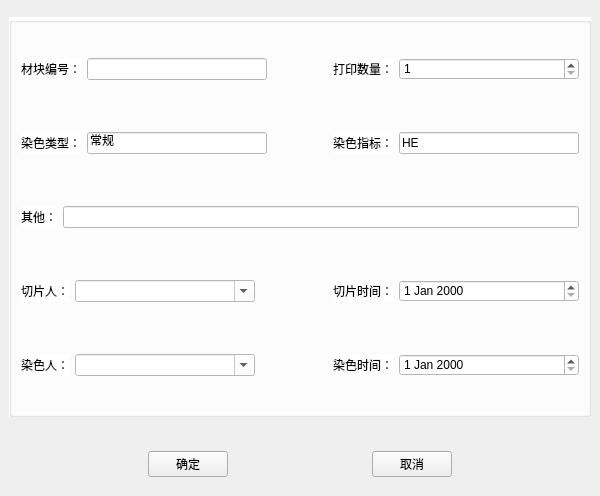
<?xml version="1.0" encoding="UTF-8"?>
<ui version="4.0">
 <class>newnormalslice</class>
 <widget class="QMainWindow" name="newnormalslice">
  <property name="geometry">
   <rect>
    <x>0</x>
    <y>0</y>
    <width>600</width>
    <height>496</height>
   </rect>
  </property>
  <property name="minimumSize">
   <size>
    <width>600</width>
    <height>496</height>
   </size>
  </property>
  <property name="maximumSize">
   <size>
    <width>600</width>
    <height>496</height>
   </size>
  </property>
  <property name="windowTitle">
   <string>MainWindow</string>
  </property>
  <widget class="QWidget" name="centralwidget">
   <layout class="QVBoxLayout" name="verticalLayout_4">
    <item>
     <layout class="QVBoxLayout" name="verticalLayout_3">
      <item>
       <widget class="QGroupBox" name="groupBox">
        <property name="minimumSize">
         <size>
          <width>0</width>
          <height>400</height>
         </size>
        </property>
        <property name="maximumSize">
         <size>
          <width>16777215</width>
          <height>400</height>
         </size>
        </property>
        <property name="styleSheet">
         <string notr="true">background-color: rgb(255, 255, 255);</string>
        </property>
        <property name="title">
         <string/>
        </property>
        <layout class="QVBoxLayout" name="verticalLayout_2">
         <item>
          <layout class="QVBoxLayout" name="verticalLayout">
           <item>
            <layout class="QHBoxLayout" name="horizontalLayout">
             <item>
              <widget class="QLabel" name="label">
               <property name="text">
                <string>材块编号：</string>
               </property>
              </widget>
             </item>
             <item>
              <widget class="QLineEdit" name="lineEditCodeNumber">
               <property name="minimumSize">
                <size>
                 <width>180</width>
                 <height>0</height>
                </size>
               </property>
               <property name="maximumSize">
                <size>
                 <width>180</width>
                 <height>16777215</height>
                </size>
               </property>
              </widget>
             </item>
             <item>
              <spacer name="horizontalSpacer_2">
               <property name="orientation">
                <enum>Qt::Horizontal</enum>
               </property>
               <property name="sizeHint" stdset="0">
                <size>
                 <width>40</width>
                 <height>20</height>
                </size>
               </property>
              </spacer>
             </item>
             <item>
              <widget class="QLabel" name="label_2">
               <property name="text">
                <string>打印数量：</string>
               </property>
              </widget>
             </item>
             <item>
              <widget class="QSpinBox" name="spinBoxPrintNumber">
               <property name="minimumSize">
                <size>
                 <width>180</width>
                 <height>0</height>
                </size>
               </property>
               <property name="maximumSize">
                <size>
                 <width>180</width>
                 <height>16777215</height>
                </size>
               </property>
               <property name="minimum">
                <number>1</number>
               </property>
               <property name="maximum">
                <number>1000000000</number>
               </property>
              </widget>
             </item>
            </layout>
           </item>
           <item>
            <spacer name="horizontalSpacer_8">
             <property name="orientation">
              <enum>Qt::Horizontal</enum>
             </property>
             <property name="sizeHint" stdset="0">
              <size>
               <width>40</width>
               <height>20</height>
              </size>
             </property>
            </spacer>
           </item>
           <item>
            <layout class="QHBoxLayout" name="horizontalLayout_2">
             <item>
              <widget class="QLabel" name="label_3">
               <property name="text">
                <string>染色类型：</string>
               </property>
              </widget>
             </item>
             <item>
              <widget class="QLineEdit" name="lineEditColorType">
               <property name="minimumSize">
                <size>
                 <width>180</width>
                 <height>0</height>
                </size>
               </property>
               <property name="maximumSize">
                <size>
                 <width>180</width>
                 <height>16777215</height>
                </size>
               </property>
               <property name="text">
                <string>常规</string>
               </property>
              </widget>
             </item>
             <item>
              <spacer name="horizontalSpacer">
               <property name="orientation">
                <enum>Qt::Horizontal</enum>
               </property>
               <property name="sizeHint" stdset="0">
                <size>
                 <width>40</width>
                 <height>20</height>
                </size>
               </property>
              </spacer>
             </item>
             <item>
              <widget class="QLabel" name="label_4">
               <property name="text">
                <string>染色指标：</string>
               </property>
              </widget>
             </item>
             <item>
              <widget class="QLineEdit" name="lineEditColorIndex">
               <property name="minimumSize">
                <size>
                 <width>180</width>
                 <height>0</height>
                </size>
               </property>
               <property name="maximumSize">
                <size>
                 <width>180</width>
                 <height>16777215</height>
                </size>
               </property>
               <property name="text">
                <string>HE</string>
               </property>
              </widget>
             </item>
            </layout>
           </item>
           <item>
            <spacer name="horizontalSpacer_9">
             <property name="orientation">
              <enum>Qt::Horizontal</enum>
             </property>
             <property name="sizeHint" stdset="0">
              <size>
               <width>40</width>
               <height>20</height>
              </size>
             </property>
            </spacer>
           </item>
           <item>
            <layout class="QHBoxLayout" name="horizontalLayout_3">
             <item>
              <widget class="QLabel" name="label_5">
               <property name="text">
                <string>其他：</string>
               </property>
              </widget>
             </item>
             <item>
              <widget class="QLineEdit" name="lineEditOther"/>
             </item>
            </layout>
           </item>
           <item>
            <spacer name="horizontalSpacer_10">
             <property name="orientation">
              <enum>Qt::Horizontal</enum>
             </property>
             <property name="sizeHint" stdset="0">
              <size>
               <width>40</width>
               <height>20</height>
              </size>
             </property>
            </spacer>
           </item>
           <item>
            <layout class="QHBoxLayout" name="horizontalLayout_4">
             <item>
              <widget class="QLabel" name="label_6">
               <property name="text">
                <string>切片人：</string>
               </property>
              </widget>
             </item>
             <item>
              <widget class="QComboBox" name="comboBoxQPPeople">
               <property name="minimumSize">
                <size>
                 <width>180</width>
                 <height>0</height>
                </size>
               </property>
               <property name="maximumSize">
                <size>
                 <width>180</width>
                 <height>16777215</height>
                </size>
               </property>
               <property name="editable">
                <bool>true</bool>
               </property>
              </widget>
             </item>
             <item>
              <spacer name="horizontalSpacer_3">
               <property name="orientation">
                <enum>Qt::Horizontal</enum>
               </property>
               <property name="sizeHint" stdset="0">
                <size>
                 <width>40</width>
                 <height>20</height>
                </size>
               </property>
              </spacer>
             </item>
             <item>
              <widget class="QLabel" name="label_7">
               <property name="text">
                <string>切片时间：</string>
               </property>
              </widget>
             </item>
             <item>
              <widget class="QDateEdit" name="dateEditQPTime">
               <property name="minimumSize">
                <size>
                 <width>180</width>
                 <height>0</height>
                </size>
               </property>
               <property name="maximumSize">
                <size>
                 <width>180</width>
                 <height>16777215</height>
                </size>
               </property>
              </widget>
             </item>
            </layout>
           </item>
           <item>
            <spacer name="horizontalSpacer_11">
             <property name="orientation">
              <enum>Qt::Horizontal</enum>
             </property>
             <property name="sizeHint" stdset="0">
              <size>
               <width>40</width>
               <height>20</height>
              </size>
             </property>
            </spacer>
           </item>
           <item>
            <layout class="QHBoxLayout" name="horizontalLayout_5">
             <item>
              <widget class="QLabel" name="label_9">
               <property name="text">
                <string>染色人：</string>
               </property>
              </widget>
             </item>
             <item>
              <widget class="QComboBox" name="comboBoxRSPeople">
               <property name="minimumSize">
                <size>
                 <width>180</width>
                 <height>0</height>
                </size>
               </property>
               <property name="maximumSize">
                <size>
                 <width>180</width>
                 <height>16777215</height>
                </size>
               </property>
               <property name="editable">
                <bool>true</bool>
               </property>
              </widget>
             </item>
             <item>
              <spacer name="horizontalSpacer_4">
               <property name="orientation">
                <enum>Qt::Horizontal</enum>
               </property>
               <property name="sizeHint" stdset="0">
                <size>
                 <width>40</width>
                 <height>20</height>
                </size>
               </property>
              </spacer>
             </item>
             <item>
              <widget class="QLabel" name="label_8">
               <property name="text">
                <string>染色时间：</string>
               </property>
              </widget>
             </item>
             <item>
              <widget class="QDateEdit" name="dateEditRSTime">
               <property name="minimumSize">
                <size>
                 <width>180</width>
                 <height>0</height>
                </size>
               </property>
               <property name="maximumSize">
                <size>
                 <width>180</width>
                 <height>16777215</height>
                </size>
               </property>
              </widget>
             </item>
            </layout>
           </item>
          </layout>
         </item>
        </layout>
       </widget>
      </item>
      <item>
       <spacer name="horizontalSpacer_5">
        <property name="orientation">
         <enum>Qt::Horizontal</enum>
        </property>
        <property name="sizeHint" stdset="0">
         <size>
          <width>40</width>
          <height>20</height>
         </size>
        </property>
       </spacer>
      </item>
      <item>
       <layout class="QHBoxLayout" name="horizontalLayout_6">
        <item>
         <spacer name="horizontalSpacer_12">
          <property name="orientation">
           <enum>Qt::Horizontal</enum>
          </property>
          <property name="sizeHint" stdset="0">
           <size>
            <width>40</width>
            <height>20</height>
           </size>
          </property>
         </spacer>
        </item>
        <item>
         <widget class="QPushButton" name="pushButtonOk">
          <property name="text">
           <string>确定</string>
          </property>
         </widget>
        </item>
        <item>
         <spacer name="horizontalSpacer_7">
          <property name="orientation">
           <enum>Qt::Horizontal</enum>
          </property>
          <property name="sizeHint" stdset="0">
           <size>
            <width>40</width>
            <height>20</height>
           </size>
          </property>
         </spacer>
        </item>
        <item>
         <widget class="QPushButton" name="pushButtonCancel">
          <property name="text">
           <string>取消</string>
          </property>
         </widget>
        </item>
        <item>
         <spacer name="horizontalSpacer_6">
          <property name="orientation">
           <enum>Qt::Horizontal</enum>
          </property>
          <property name="sizeHint" stdset="0">
           <size>
            <width>40</width>
            <height>20</height>
           </size>
          </property>
         </spacer>
        </item>
       </layout>
      </item>
     </layout>
    </item>
   </layout>
  </widget>
 </widget>
 <tabstops>
  <tabstop>pushButtonOk</tabstop>
  <tabstop>spinBoxPrintNumber</tabstop>
  <tabstop>lineEditColorType</tabstop>
  <tabstop>lineEditColorIndex</tabstop>
  <tabstop>lineEditOther</tabstop>
  <tabstop>comboBoxQPPeople</tabstop>
  <tabstop>dateEditQPTime</tabstop>
  <tabstop>comboBoxRSPeople</tabstop>
  <tabstop>dateEditRSTime</tabstop>
  <tabstop>lineEditCodeNumber</tabstop>
  <tabstop>pushButtonCancel</tabstop>
 </tabstops>
 <resources/>
 <connections/>
</ui>
